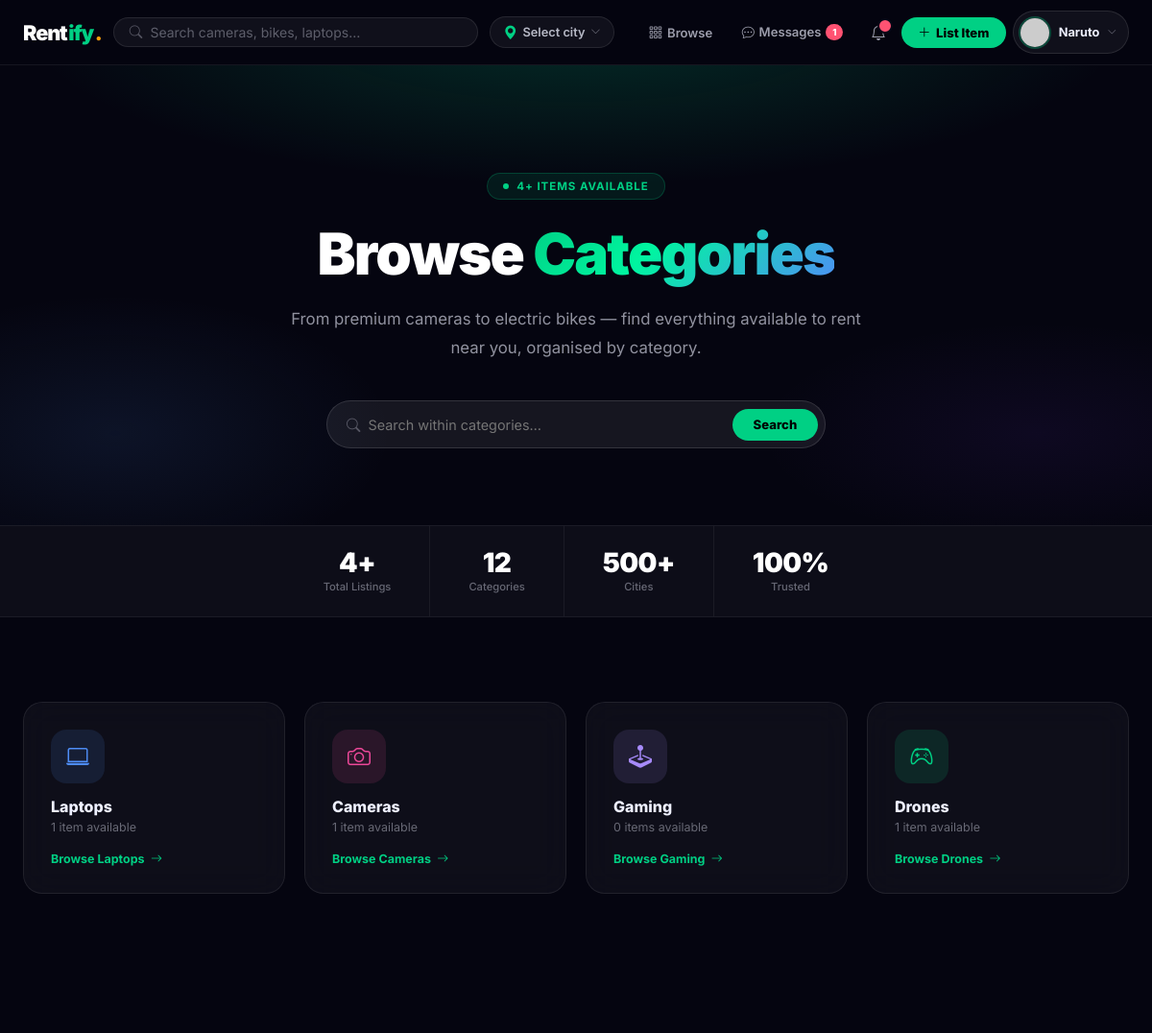
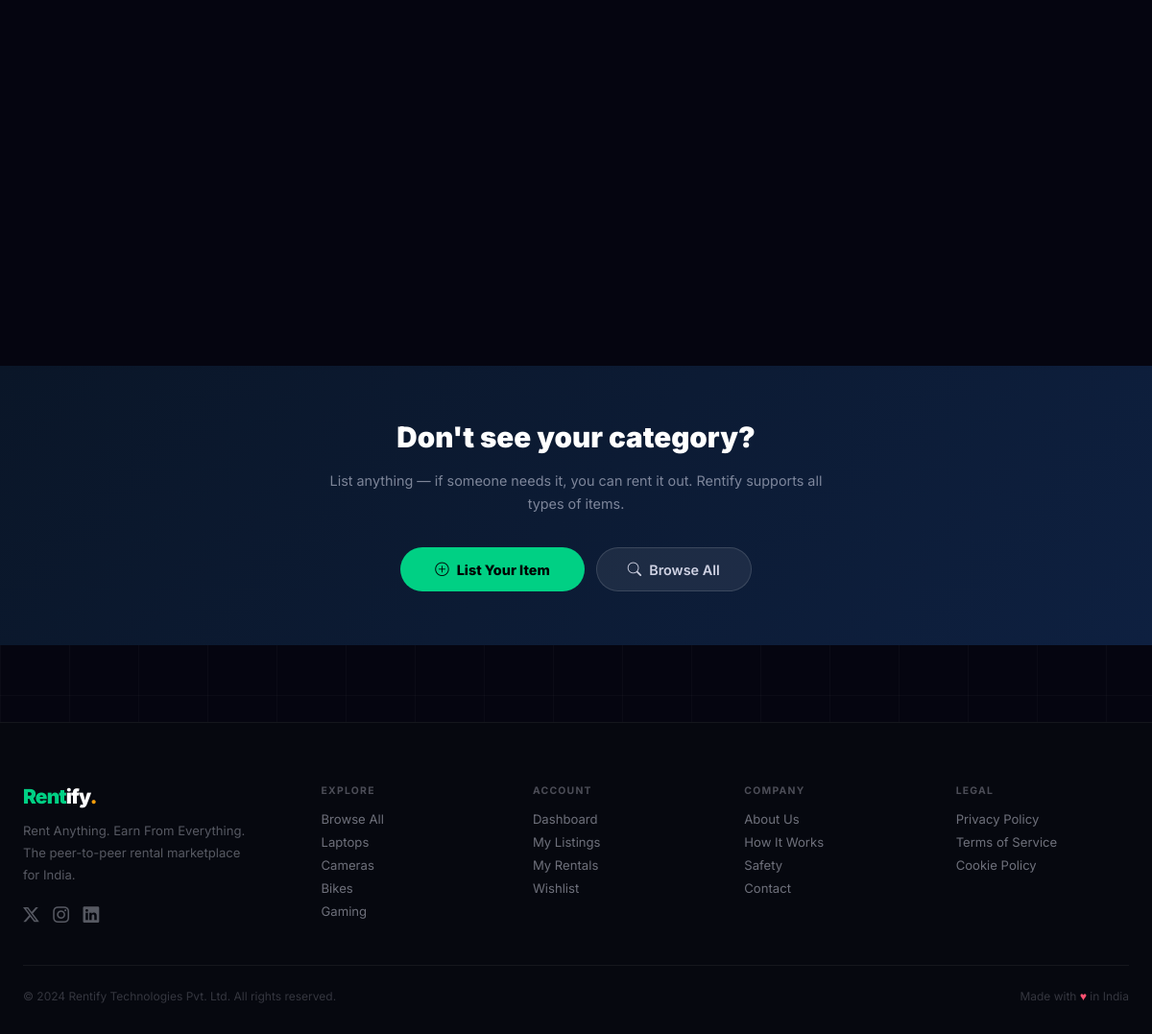
/categories/ (signed in), run on the app's committed database (2 pictures, top to bottom).
### listings/models.py (models this page shows, shortened)
class Product(models.Model):
    owner = models.ForeignKey(User, on_delete=models.CASCADE, related_name='listings')
    title = models.CharField(max_length=200)
    category = models.CharField(max_length=50, choices=CATEGORY_CHOICES, default='other')
    description = models.TextField()
    location = models.CharField(max_length=200, help_text='Public display: city/area only')
    state = models.CharField(max_length=100, blank=True, default='')
    city = models.CharField(max_length=100, blank=True, default='')
    area_locality = models.CharField(max_length=120, blank=True, default='')
    address_private = models.CharField(max_length=300, blank=True, default='')
    price_per_day = models.DecimalField(max_digits=10, decimal_places=2)
    price_per_week = models.DecimalField(max_digits=10, decimal_places=2, null=True, blank=True)
    price_per_month = models.DecimalField(max_digits=10, decimal_places=2, null=True, blank=True)
    security_deposit = models.DecimalField(max_digits=10, decimal_places=2, default=0)
    is_available = models.BooleanField(default=True)
    rating = models.DecimalField(max_digits=3, decimal_places=2, default=0.00)
    total_reviews = models.IntegerField(default=0)
    views_count = models.IntegerField(default=0)
    is_flagged = models.BooleanField(default=False)
    flag_reason = models.CharField(max_length=200, blank=True)
    created_at = models.DateTimeField(auto_now_add=True)
    updated_at = models.DateTimeField(auto_now=True)
    class Meta:
        ordering = ['-created_at']

### listings/views.py (the view)
# urls.py: path('categories/', views.categories_page_view, name='categories_page'),
def categories_page_view(request):
    from django.db.models import Count
    cat_counts = dict(
        Product.objects.filter(is_available=True, is_flagged=False)
               .values_list('category')
               .annotate(c=Count('id'))
               .values_list('category', 'c')
    )
    categories_with_counts = [
        (slug, name, CATEGORY_ICONS.get(slug, 'bi-grid'), cat_counts.get(slug, 0))
        for slug, name in CATEGORY_CHOICES
    ]
    return render(request, 'listings/categories_page.html', {
        'categories_with_counts': categories_with_counts,
        'total_listings': sum(cat_counts.values()),
    })

### templates/listings/categories_page.html (shortened to what this page needs)
{% extends 'base.html' %}
{% load static %}
{% block content %}
<div class="lp-page">
  <div class="lp-hero">
    <div class="lp-eyebrow"><span class="dot"></span> {{ total_listings }}+ items available</div>
    <h1 class="lp-h1">Browse <span class="accent">Categories</span></h1>
    <p class="lp-sub">From premium cameras to electric bikes — find everything available to rent near you, organised by category.</p>
    <form action="{% url 'browse' %}" method="get" style="max-width:520px;margin:0 auto;">
      <div style="display:flex;gap:.5rem;background:rgba(255,255,255,.07);border:1.5px solid rgba(255,255,255,.12);border-radius:50px;padding:.45rem .45rem .45rem 1.25rem;transition:border-color .2s;" onfocusin="this.style.borderColor='rgba(0,208,132,.5)'" onfocusout="this.style.borderColor='rgba(255,255,255,.12)'">
        <i class="bi bi-search" style="color:rgba(238,240,255,.3);align-self:center;font-size:.9rem;flex-shrink:0;"></i>
        <input type="text" name="q" placeholder="Search within categories…" style="flex:1;background:none;border:none;outline:none;color:#EEF0FF;font-size:.9rem;font-family:'Inter',sans-serif;">
        <button type="submit" class="lp-btn-primary lp-btn-sm" style="flex-shrink:0;">Search</button>
      </div>
    </form>
  </div>
  <div class="lp-stat-strip">
    <div class="lp-stat-item">
      <div class="lp-stat-val">{{ total_listings }}+</div>
      <div class="lp-stat-lbl">Total Listings</div>
    </div>
    <div class="lp-stat-item">
      <div class="lp-stat-val">{{ categories_with_counts|length }}</div>
      <div class="lp-stat-lbl">Categories</div>
    </div>
    <div class="lp-stat-item">
      <div class="lp-stat-val">500+</div>
      <div class="lp-stat-lbl">Cities</div>
    </div>
    <div class="lp-stat-item">
      <div class="lp-stat-val">100%</div>
      <div class="lp-stat-lbl">Trusted</div>
    </div>
  </div>
  <section class="lp-section">
    <div class="lp-wrap">
      <div style="display:grid;grid-template-columns:repeat(auto-fill,minmax(220px,1fr));gap:1.25rem;">
        {% for slug, name, icon, count in categories_with_counts %}
        <a href="{% url 'browse' %}?category={{ slug }}"
           class="lp-card sr sr-d{{ forloop.counter|add:'0'|slice:'-1' }}"
           style="padding:1.75rem;display:flex;flex-direction:column;align-items:flex-start;text-decoration:none;color:inherit;gap:.85rem;">
          <div style="width:56px;height:56px;border-radius:16px;display:flex;align-items:center;justify-content:center;font-size:1.5rem;
            {% if slug == 'electronics' or slug == 'laptops' %}background:rgba(79,142,247,.12);color:#4F8EF7;
            {% elif slug == 'cameras' %}background:rgba(236,72,153,.12);color:#EC4899;
            {% elif slug == 'gaming' %}background:rgba(167,139,250,.12);color:#A78BFA;
            {% elif slug == 'drones' %}background:rgba(0,208,132,.12);color:#00D084;
            {% elif slug == 'bikes' or slug == 'cars' %}background:rgba(245,158,11,.12);color:#F59E0B;
            {% elif slug == 'furniture' %}background:rgba(139,92,246,.12);color:#8B5CF6;
            {% elif slug == 'sports' %}background:rgba(34,197,94,.12);color:#22C55E;
            {% elif slug == 'tools' %}background:rgba(148,163,184,.12);color:#94A3B8;
            {% elif slug == 'books' %}background:rgba(251,146,60,.12);color:#FB923C;
            {% elif slug == 'musical_instruments' %}background:rgba(244,114,182,.12);color:#F472B6;
            {% elif slug == 'projectors' %}background:rgba(56,189,248,.12);color:#38BDF8;
            {% else %}background:rgba(255,255,255,.07);color:rgba(238,240,255,.5);{% endif %}">
            <i class="bi {{ icon }}"></i>
          </div>
          <div style="flex:1;">
            <div style="font-size:1rem;font-weight:800;color:#EEF0FF;margin-bottom:.25rem;">{{ name }}</div>
            <div style="font-size:.78rem;color:rgba(238,240,255,.4);">
              {{ count }} item{{ count|pluralize }} available
            </div>
          </div>
          <div style="display:flex;align-items:center;gap:.4rem;font-size:.78rem;font-weight:700;color:#00D084;margin-top:.25rem;">
            Browse {{ name }} <i class="bi bi-arrow-right" style="font-size:.75rem;"></i>
          </div>
        </a>
        {% endfor %}
      </div>
    </div>
  </section>
  <section class="lp-section-sm" style="background:linear-gradient(135deg,#0a1628,#0e2040);">
    <div style="text-align:center;max-width:520px;margin:0 auto;">
      <h2 style="font-size:1.85rem;font-weight:900;color:#fff;margin-bottom:1rem;">Don't see your category?</h2>
      <p style="color:rgba(238,240,255,.5);font-size:.9rem;margin-bottom:2rem;line-height:1.7;">List anything — if someone needs it, you can rent it out. Rentify supports all types of items.</p>
      <div style="display:flex;justify-content:center;gap:.75rem;flex-wrap:wrap;">
        <a href="{% url 'create_listing' %}" class="lp-btn-primary"><i class="bi bi-plus-circle"></i> List Your Item</a>
        <a href="{% url 'browse' %}" class="lp-btn-ghost"><i class="bi bi-search"></i> Browse All</a>
      </div>
    </div>
  </section>
</div>
{% endblock %}

### templates/includes/navbar.html (shortened to what this page needs)
{% if user.is_authenticated %}
<nav class="rfy-nav" id="mainNav">
  <div class="rfy-nav-inner">
    <a href="{% url 'home' %}" class="rfy-brand me-1">
      <span class="b-dark">Rent</span><span style="color:var(--green);">ify</span><span class="b-dot">.</span>
    </a>
    <form class="rfy-search d-none d-md-flex" action="{% url 'browse' %}" method="get" style="max-width:380px;">
      <i class="bi bi-search" style="color:rgba(238,240,255,.3);font-size:.85rem;flex-shrink:0;"></i>
      <input type="text" name="q" placeholder="Search cameras, bikes, laptops…" value="{{ request.GET.q|default:'' }}" autocomplete="off">
    </form>
    <div class="d-none d-lg-flex">
      {% include 'includes/location_dropdown.html' %}
    </div>
    <div class="rfy-nav-right d-none d-lg-flex">
      <a href="{% url 'browse' %}"
         class="rfy-navlink ">
        <i class="bi bi-grid-3x3-gap"></i> Browse
      </a>
      <a href="{% url 'inbox' %}"
         class="rfy-msg-link {% if request.resolver_match.url_name == 'inbox' or request.resolver_match.url_name == 'conversation' %}active{% endif %}">
        <i class="bi bi-chat-dots"></i>
        Messages
        {% if unread_count > 0 %}<span class="rfy-msg-badge">{{ unread_count }}</span>{% endif %}
      </a>
      <div style="position:relative;">
        <button class="rfy-iconbtn" id="notifBtn" aria-label="Notifications">
          <i class="bi bi-bell"></i>
          {% if unread_count > 0 %}<span class="rfy-badge"></span>{% endif %}
        </button>
      </div>
      <a href="{% url 'create_listing' %}" class="rfy-list-btn">
        <i class="bi bi-plus-lg"></i> List Item
      </a>
      <div class="rfy-nav-authed-only" style="position:relative;margin-left:.15rem;">
        <button class="rfy-profile-trigger" id="profileBtn" aria-expanded="false">
          <img src="{{ request.user.profile.get_photo_url }}"
               alt="{{ request.user.username }}"
               onerror="this.src='https://placehold.co/34/4F8EF7/fff?text={{ request.user.username|first|upper }}'">
          <span class="pt-name d-none d-xl-block">{{ request.user.first_name|default:request.user.username }}</span>
          <i class="bi bi-chevron-down pt-caret"></i>
        </button>
      </div>
    </div>
  </div>
</nav>
{% endif %}

### data on the page
Product: category "Laptops", is_available "1"
Product: category "Cameras", is_available "1"
Product: category "Drones", is_available "1"

### other printed values
{{ unread_count }} "1"
{{ request.user.first_name|default:request.user.username }} "Naruto"
{{ total_listings }} "4"
{{ categories_with_counts|length }} "12"
{{ name }} "Gaming"
{{ count }} "0"
{{ section }} "EXPLORE" "ACCOUNT" "COMPANY" "LEGAL"
{{ label }} "Browse All" "Laptops" "Cameras" "Bikes" "Gaming" "Dashboard" "My Listings" "My Rentals" "Wishlist" "About Us" "How It Works" "Safety" "Contact" "Privacy Policy" "Terms of Service" "Cookie Policy"
